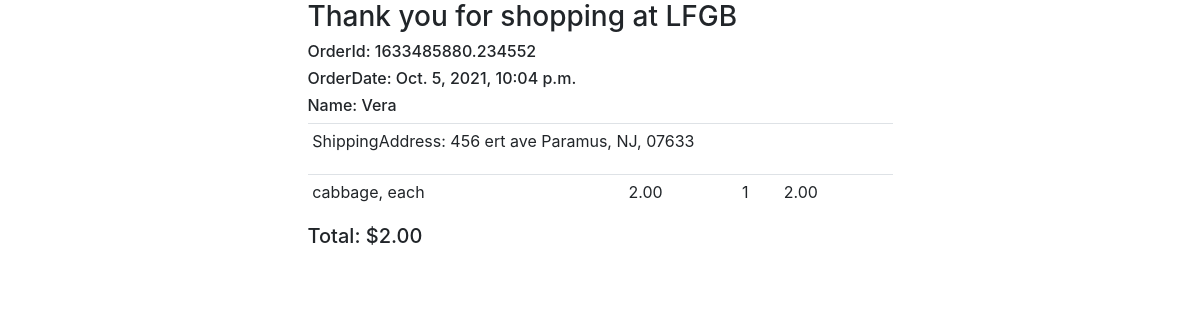
/receipt/9/ (signed in), run on the app's committed database.
### store/models.py (models this page shows, shortened)
class Order(models.Model):
	customer = models.ForeignKey(Customer, on_delete=models.SET_NULL, null=True, blank=True)
	date_ordered = models.DateTimeField(max_length=100, null=True)
	complete = models.BooleanField(default=False)
	transaction_id = models.CharField(max_length=100, null=True)
	delivered = models.BooleanField(default=False)
	delivered_date = models.DateField(max_length=100, null=True,blank=True)
	@property
	def get_cart_total(self):
		orderitems = self.orderitem_set.all()
		total = sum([item.get_total for item in orderitems])
		return total

class Customer(models.Model):
    user = models.OneToOneField(User, null=True, blank=True, on_delete=models.CASCADE)
    name = models.CharField(max_length=200, null=True)
    email = models.EmailField(max_length=200)
    phone = models.CharField(max_length=200)
    profile_pic = models.ImageField(default='touxiang.png', null=True, blank=True)
    def __str__(self):
        return self.name

class ShippingAddress(models.Model):
	customer = models.ForeignKey(Customer, on_delete=models.SET_NULL, null=True)
	order = models.ForeignKey(Order, on_delete=models.SET_NULL, null=True)
	address = models.CharField(max_length=200, null=False)
	city = models.CharField(max_length=200, null=False)
	state = models.CharField(max_length=200, null=False)
	zipcode = models.CharField(max_length=200, null=False)

class OrderItem(models.Model):
	product = models.ForeignKey(Product, on_delete=models.SET_NULL, null=True)
	order = models.ForeignKey(Order,  on_delete=models.SET_NULL, null=True)
	quantity = models.IntegerField(default=0, null=True, blank=True)
	@property
	def get_total(self):
		total = self.product.price * self.quantity
		return total

class Product(models.Model):
	CATEGORY = (
		('Vegetables', 'Vegetables'),
		('Fruits', 'Fruits'),
		('Eggs', 'Eggs'),
	)
	name = models.CharField(max_length=200)
	category = models.CharField(max_length=200, null=True, choices=CATEGORY)
	price = models.FloatField()
	describe = models.CharField(max_length=1000)
	image = models.ImageField(null=True, blank=True)
	def __str__(self):
		return self.name

### store/decorators.py (the view)
   def wrapper_function(request, *args, **kwargs):
      group = None
      if request.user.groups.exists():
         group = request.user.groups.all()[0].name
      if group == 'customer':
         return redirect('customer')
      if group == 'admin':
         return view_func(request, *args, **kwargs)

### store/views.py (called while the page is built)
@login_required(login_url='login')
@admin_only
def receipt(request, pk_test):
	order = Order.objects.get(id=pk_test)
	items = order.orderitem_set.all()
	ads = order.shippingaddress_set.all()
	context = {'order': order, 'items': items, 'ads': ads}
	return render(request, 'store/receipt.html', context)

### store/templates/store/receipt.html (shortened to what this page needs)
<!DOCTYPE html>
<html>
<head>
	<link rel="stylesheet" href="https://stackpath.bootstrapcdn.com/bootstrap/4.1.3/css/bootstrap.min.css">
	<link rel="stylesheet" href="https://use.fontawesome.com/releases/v5.6.1/css/all.css">
</head>
<body>
<div class="row">
	<div class="col-md-3">
	</div>
	<div class="col-md-6">
        <h3>Thank you for shopping at LFGB</h3>
		<h6>OrderId: {{order.transaction_id}}</h6>
        <h6>OrderDate: {{order.date_ordered}}</h6>
		<h6>Name: {{order.customer}}</h6>
			<table class="table table-sm">
				{% for ad in ads %}
				<tr>
					    <td>ShippingAddress: {{ad.address}} {{ad.city}}, {{ad.state}}, {{ad.zipcode}}</td>
				{% endfor %}
            </table>
	</div>
</div>
<div class="row">
	<div class="col-md-3">
	</div>
	<div class="col-md-6">
			<table class="table table-sm">
				{% for i in items %}
				<tr>
                        <td>{{i.product}}</td>
					    <td>{{i.product.price|floatformat:2}}</td>
					    <td>{{i.quantity}}</td>
					    <td>{{i.get_total|floatformat:2}}</td>
					</tr>
				{% endfor %}
			</table>
			<h5>Total: ${{order.get_cart_total|floatformat:2}}</h5>
	</div>
</div>
</body>

### data on the page
Order: transaction_id "1633485880.234552", date_ordered "Oct. 5, 2021, 10:04 p.m.", customer "Vera", get_cart_total "2.00"
ShippingAddress: address "456 ert ave", city "Paramus", state "NJ", zipcode "07633"
OrderItem: product "cabbage, each", product.price "2.00", quantity "1", get_total "2.00"
